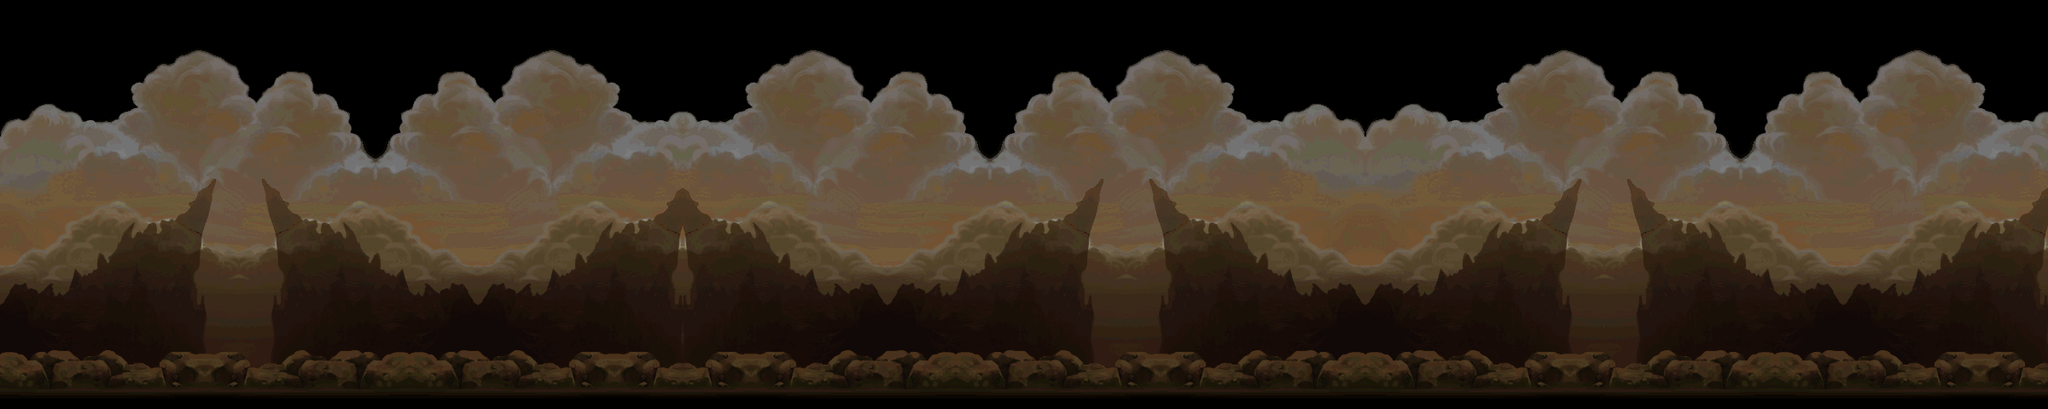

This is a level from a 2D game, rendered from its Tiled map with the project's own tilesets. A one-line summary and the map file follow, with tile-layer data summarised:
An orthogonal 60x12 tile map with 40x40 px tiles, 3 tile layers (zhongjing1, zhongjing2, zhongjing3).

<map version="1.0" orientation="orthogonal" width="60" height="12" tilewidth="40" tileheight="40">
 <tileset firstgid="1" name="d-zhongjing" tilewidth="40" tileheight="40">
  <image source="d-zhongjing.png" width="1870" height="998" />
 </tileset>
 <layer name="zhongjing1" width="60" height="12">
  <data>[720 cells, 523 non-empty, 90 distinct tile ids]</data>
 </layer>
 <layer name="zhongjing2" width="60" height="12">
  <data>[720 cells, 438 non-empty, 67 distinct tile ids]</data>
 </layer>
 <layer name="zhongjing3" width="60" height="12">
  <data>[720 cells, 120 non-empty, 12 distinct tile ids]</data>
 </layer>
</map>
